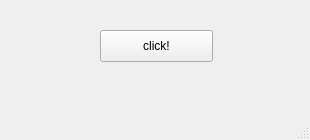
<?xml version="1.0" encoding="UTF-8"?>
<ui version="4.0">
 <class>MainWindow</class>
 <widget class="QMainWindow" name="MainWindow">
  <property name="geometry">
   <rect>
    <x>0</x>
    <y>0</y>
    <width>310</width>
    <height>140</height>
   </rect>
  </property>
  <property name="windowTitle">
   <string>MainWindow</string>
  </property>
  <widget class="QWidget" name="centralwidget">
   <widget class="QPushButton" name="pushButton">
    <property name="geometry">
     <rect>
      <x>100</x>
      <y>30</y>
      <width>113</width>
      <height>32</height>
     </rect>
    </property>
    <property name="minimumSize">
     <size>
      <width>113</width>
      <height>32</height>
     </size>
    </property>
    <property name="cursor">
     <cursorShape>PointingHandCursor</cursorShape>
    </property>
    <property name="text">
     <string>click!</string>
    </property>
   </widget>
  </widget>
  <widget class="QMenuBar" name="menubar">
   <property name="geometry">
    <rect>
     <x>0</x>
     <y>0</y>
     <width>310</width>
     <height>24</height>
    </rect>
   </property>
  </widget>
  <widget class="QStatusBar" name="statusbar"/>
 </widget>
 <resources/>
 <connections/>
</ui>
